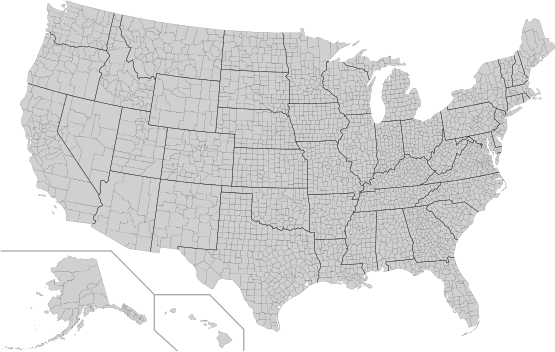
#> input picture python data science Rice univeristy Coursera/course4week1/c4week1 practice project/USA_Counties_555x352.png, 555 x 352 px
$ python 'c4week1 practice project my solution.py'
#> lines starting #> are read from the running program, lines starting #| are printed output that depends on the picture
"""
Week 1 practice project template for Python Data Visualization
Load a county-level PNG map of the USA and draw it using matplotlib
"""

import matplotlib.pyplot as plt

# Houston location

USA_SVG_SIZE = [555, 352]
HOUSTON_POS = [302, 280]


def draw_USA_map(map_name):
    """
    Given the name of a PNG map of the USA (specified as a string),
    draw this map using matplotlib
    """
#> called with map_name = 'USA_Counties_555x352.png'
    # Load map image, note that using 'rb'option in open() is critical since png files are binary
    with open(map_name,'rb') as pngfile:
        img=plt.imread(pngfile)
#> img is the input picture: shape (352, 555, 4) float32; mean R, G, B, A 0.43, 0.43, 0.43, 0.538

    #  Get dimensions of USA map image
        dimensions=img.shape             #dimensions is an iterable with (height-y,width-x,channels)
#> dimensions = (352, 555, 4)
    # Plot USA map
        plt.imshow(img)
    # Plot green scatter point in center of map
        xc=(dimensions[1])/2
#> xc = 277.5
        yc=(dimensions[0])/2
#> yc = 176
        plt.scatter(xc,yc,marker='*',c='g')

    # Plot red scatter point on Houston, Tx - include code that rescale coordinates for larger PNG files
        xh=(HOUSTON_POS[0]/USA_SVG_SIZE[0])*dimensions[1]
#> xh = 302
        yh=(HOUSTON_POS[1]/USA_SVG_SIZE[1])*dimensions[0]
#> yh = 280
        plt.scatter(xh,yh,marker='*',c='r')

        plt.show()
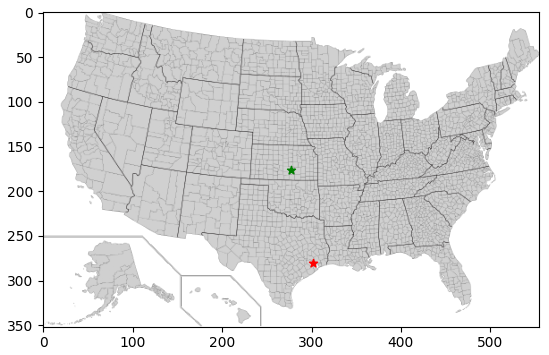
#> figure drawn by matplotlib, 1 panel
    pass

draw_USA_map("USA_Counties_555x352.png")
draw_USA_map("USA_Counties_1000x634.png")
#> call 2 of draw_USA_map, with map_name = 'USA_Counties_1000x634.png'
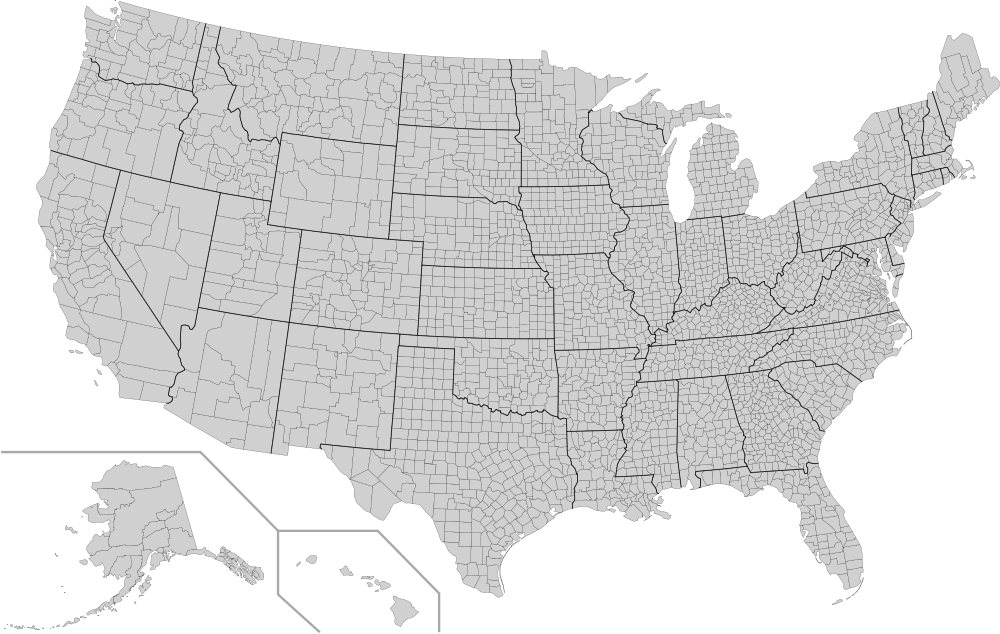
#> input picture python data science Rice univeristy Coursera/course4week1/c4week1 practice project/USA_Counties_1000x634.png, 1000 x 634 px
#> in draw_USA_map, img is the input picture: shape (634, 1000, 4) float32; mean R, G, B, A 0.427, 0.427, 0.427, 0.549
#> in draw_USA_map (call 2), `plt.show()`:
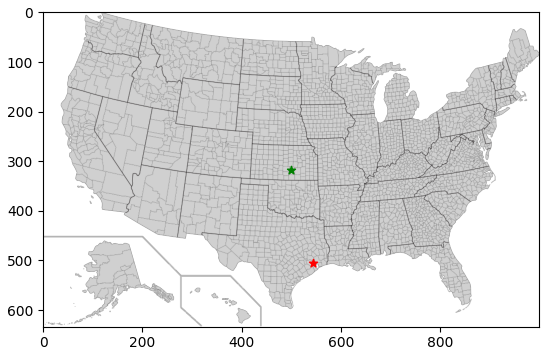
#> figure drawn by matplotlib, 1 panel
